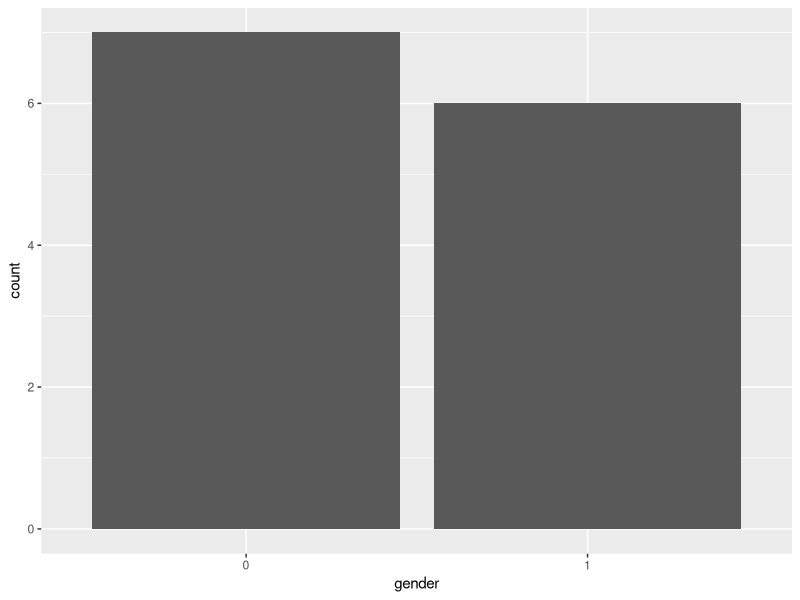
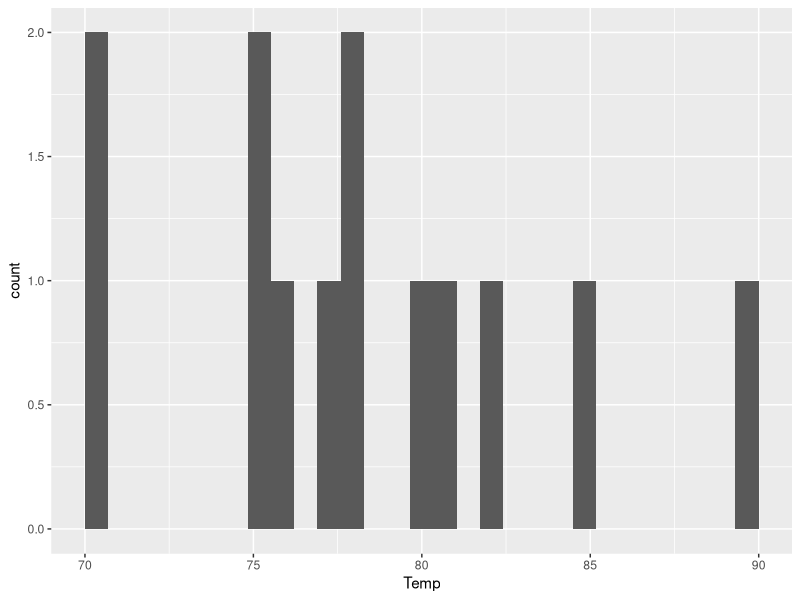
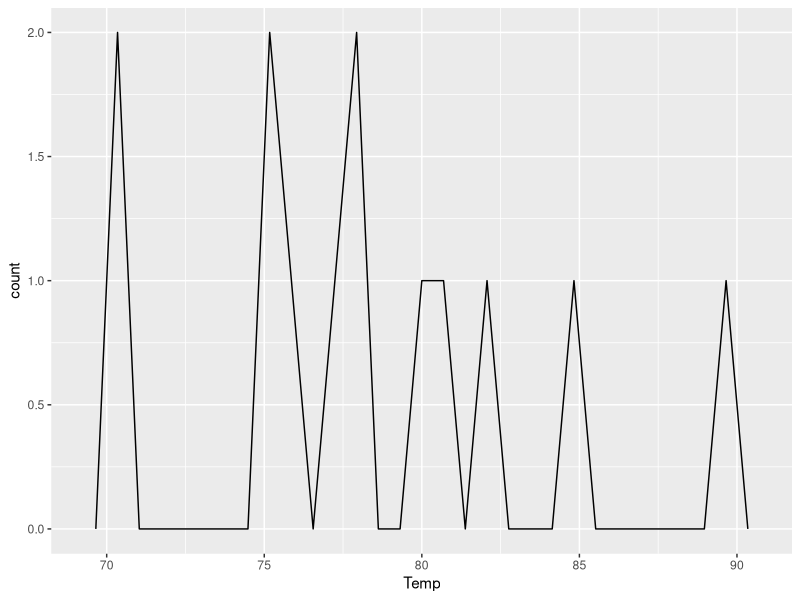
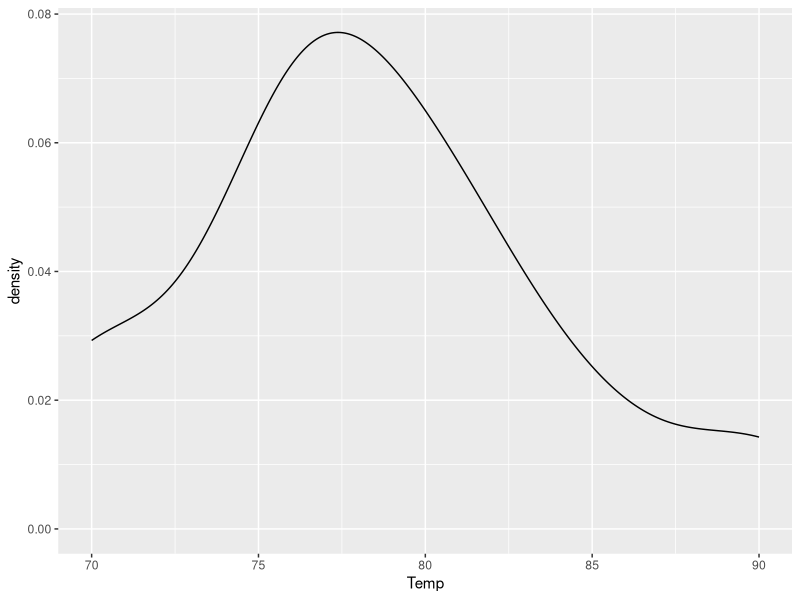
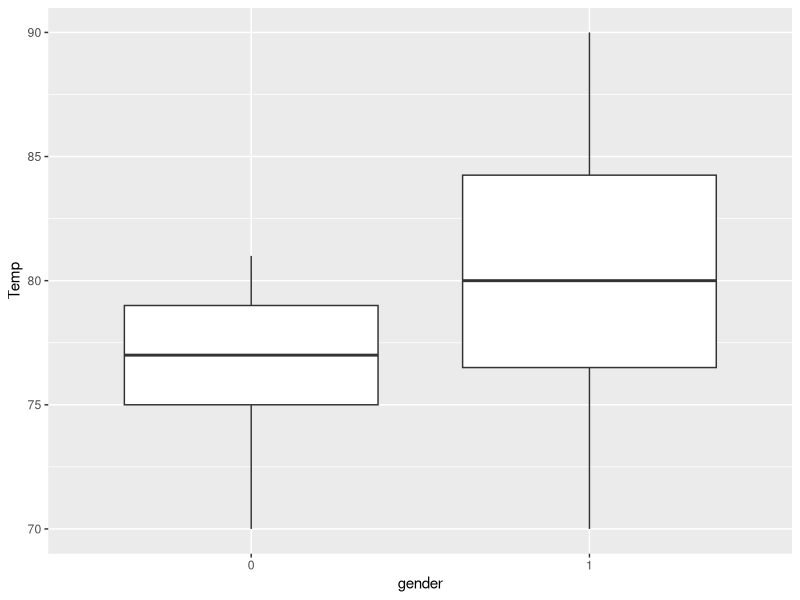
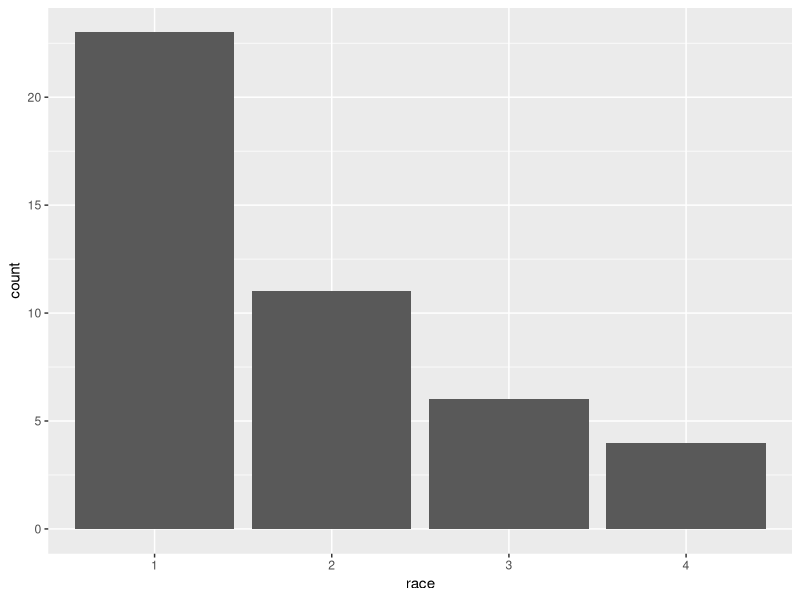
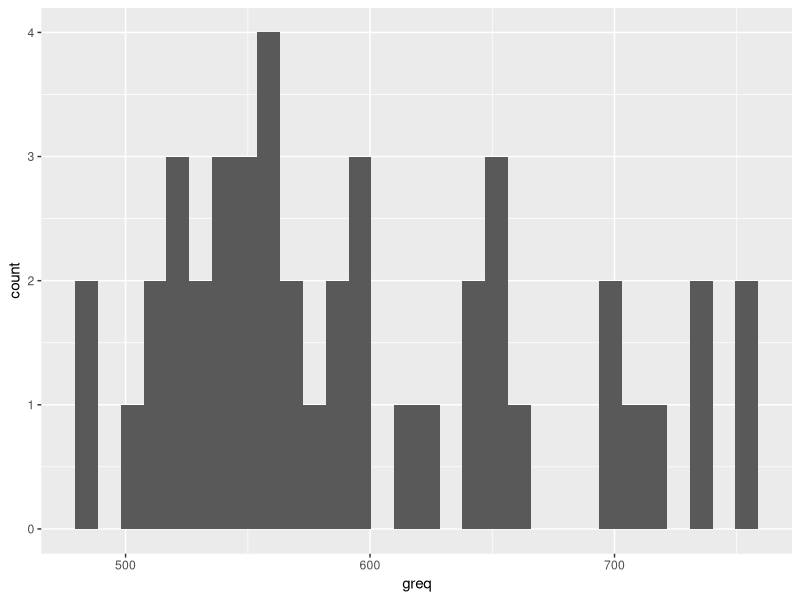
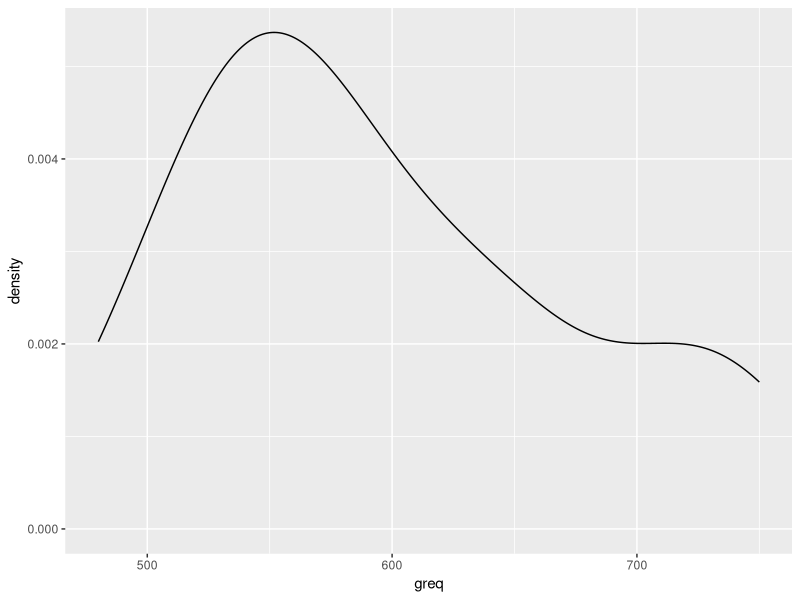

Here is the R script that generated these plots, in order:
## ---- chunk 1
knitr::opts_chunk$set(echo = TRUE)
## ---- chunk 2
#install.packages("tidyverse")
#install.packages("haven")
#install.packages("psych")
#install.packages("writexl")
library(tidyverse)
library(haven)
library(psych)
library(writexl)
## ---- chunk 3
#load data
summer <- read_sav("summersurvey.sav")

#check the data structure
summer

glimpse(summer)

str(summer)

#change variable type
summer<-summer %>% 
  mutate(gender = as.factor(gender))

glimpse(summer)
## ---- chunk 4

#Degree

summer<-summer %>% 
  mutate(Degree = as.factor(Degree))

#Goal

summer<-summer %>% 
  mutate(Goal = as.factor(Goal))

summer
## ---- chunk 5
# Example: Frequency table for a categorical variable

summer

table(summer$gender)
## ---- chunk 6

#frequency table
table(summer$Goal)

#solution 1
prop.table(table(summer$Goal))*100

#solution 2
summer %>% 
  group_by(Goal) %>% 
  summarize(n = n()) %>% 
  mutate(percent = n/13*100)
## ---- chunk 7
#load data
lab1 <- read_sav("lab 1 example data.sav")

lab1

glimpse(lab1)

#change varible type
lab1<-lab1 %>% mutate(gender = as.factor(gender),
                race = as.factor(race),
                scitype = as.factor(scitype),
                stutype = as.factor(stutype)
                )

#example: frequency table for major
#scitype(1=Social; 2=Physical)

table(lab1$scitype)

#example: frequency table for college GPA
table(lab1$cgpa)

#descending order
lab1 %>% 
  count(cgpa) %>% 
  arrange(desc(cgpa))

#percentage
lab1 %>% 
  group_by(cgpa) %>%
  summarize(n = n()) %>% 
  arrange(desc(cgpa)) %>% 
  mutate(percent = n/44*100)
## ---- chunk 8

#solution1
summary(summer)

#solution2
describe(summer)
## ---- chunk 9

summary(lab1)

describe(lab1)
## ---- chunk 10

#categorical variable

summer %>% 
  ggplot(mapping = aes (x = gender)) +
  geom_bar()
## ---- chunk 11

#continuous variable

summer %>% 
  ggplot(mapping = aes (x = Temp)) +
  geom_histogram()

summer %>% 
  ggplot(mapping = aes (x = Temp)) +
  geom_freqpoly()

summer %>% 
  ggplot(mapping = aes (x = Temp)) +
  geom_density()
## ---- chunk 12

#continuous variable by group

summer %>% 
  ggplot(mapping = aes (x = gender, y = Temp)) +
  geom_boxplot()
## ---- chunk 13

#task 1
lab1 %>% 
  ggplot(mapping = aes (x = race)) +
  geom_bar()

#task 2
lab1 %>% 
  ggplot(mapping = aes (x = greq)) +
  geom_histogram()

#task 3
lab1 %>% 
  ggplot(mapping = aes (x = greq)) +
  geom_density()

lab1 %>% 
  ggplot(mapping = aes (x = race, y = greq)) +
  geom_boxplot()
## ---- chunk 14
summer %>% 
  select(Temp:Anxious) %>% 
  describe()

des<-summer %>% 
  select(Temp:Anxious) %>% 
  describe()

write_xlsx(des, "des.xlsx")
